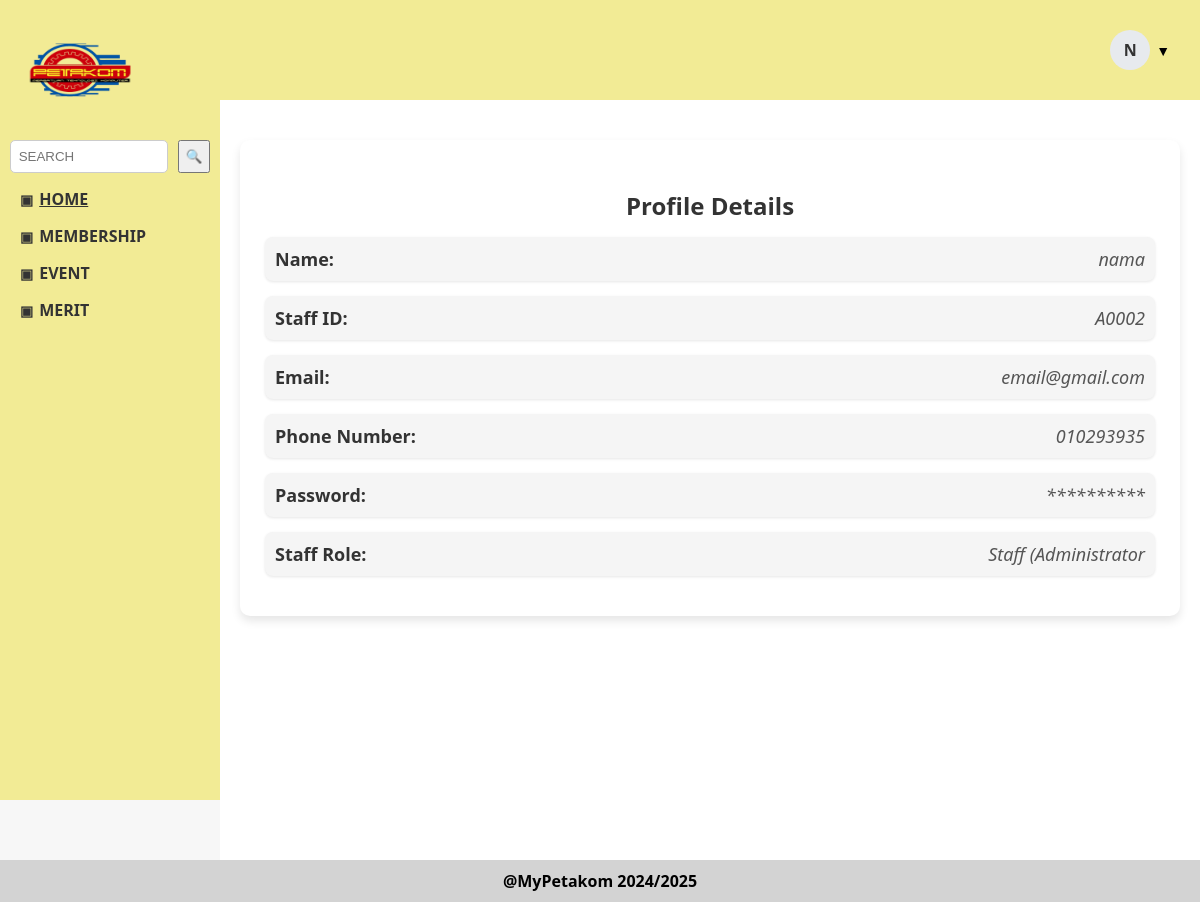
/administrator_profile.php (signed in), run on the app's committed database.
### tables this page shows
CREATE TABLE `user` (
  `user_id` varchar(10) NOT NULL,
  `user_password` varchar(50) NOT NULL,
  `user_name` varchar(100) NOT NULL,
  `user_email` varchar(100) NOT NULL,
  `user_phone` varchar(12) NOT NULL,
  `user_role` varchar(30) NOT NULL
);

CREATE TABLE `staff` (
  `staff_id` varchar(10) NOT NULL,
  `staff_role` varchar(50) NOT NULL
);

### staff_action.php (called while the page is built, shortened)
<?php
$conn = new mysqli("localhost", "root", "", "mypetakom");
$user_id = $_SESSION['user_id'];
$user_sql = "SELECT * FROM user WHERE user_id = ?";
$user_stmt = $conn->prepare($user_sql);
$user_stmt->bind_param("s", $user_id);
$user_stmt->execute();
$user_result = $user_stmt->get_result();
$user = $user_result->fetch_assoc();
$staff_sql = "SELECT staff_role FROM staff WHERE staff_id = ?";
$staff_stmt = $conn->prepare($staff_sql);
$staff_stmt->bind_param("s", $user_id);
$staff_stmt->execute();
$staff_result = $staff_stmt->get_result();
if ($staff_result->num_rows === 1) {
    $row = $staff_result->fetch_assoc();
    $staff_role = $row['staff_role'];
}
?>

### administrator_profile.php (the view, shortened to what this page needs)
<?php include("staff_action.php"); ?>
<!DOCTYPE html>
<html>
<head>
  <link rel="stylesheet" href="STYLE1/admin_dashboard.css" />
</head>
<body>
  <div class="sidebar">
    <img src="IMAGES/LogoPetakom.png" alt="PETAKOM Logo" />
    <div class="search-box">
      <input type="text" placeholder="SEARCH" />
      <button>🔍</button>
    </div>
    <div class="menu">
      <a class="menu-title" href="admin_graph.php">HOME</a>
      <div class="menu-title" onclick="toggleMenu('event')">MEMBERSHIP</div>
      <div class="menu-title" onclick="toggleMenu('attendance')">EVENT</div>
	  <div class="menu-title" onclick="toggleMenu('event')">MERIT</div>
    </div>
  </div>
<div class="topbar">
  <div class="dropdown">
    <div class="profile-wrapper">
      <div class="profile-circle"><?php echo strtoupper($user['user_name'][0]); ?></div>
      <span class="dropdown-icon">▼</span>
    </div>
  </div>
</div>
<div class="content">
  <div class="profile-data">
    <h3>Profile Details</h3>
    <div class="field">
      <label for="name">Name:</label>
      <span><?php echo htmlspecialchars($user['user_name']); ?></span>
    </div>
    <div class="field">
      <label for="staff_id">Staff ID:</label>
      <span><?php echo htmlspecialchars($user['user_id']); ?></span>
    </div>
    <div class="field">
      <label for="email">Email:</label>
      <span><?php echo htmlspecialchars($user['user_email']); ?></span>
    </div>
    <div class="field">
      <label for="phone">Phone Number:</label>
      <span><?php echo htmlspecialchars($user['user_phone']); ?></span>
    </div>
    <div class="field">
      <label for="password">Password:</label>
      <span>**********</span>
    </div>
    <div class="field">
      <label for="role">Staff Role:</label>
      <span><?php echo htmlspecialchars($staff_role); ?></span>
    </div>
  </div>
</div>
<div class="footer">
  @MyPetakom 2024/2025
</div>
</body>
</html>

### STYLE1/admin_dashboard.css (style rules this page uses)
body { margin: 0; font-family: 'Segoe UI', sans-serif; background-color: #f7f7f7; }
.sidebar { width: 220px; background-color: #F2EB95; height: 100vh; position: fixed; padding: 20px; box-sizing: border-box; overflow-y: auto; }
.sidebar img { width: 120px; height: 100px; display: block; margin-bottom: 20px; }
.search-box { display: flex; justify-content: center; margin-bottom: 15px; }
.search-box input { padding: 8px; border-radius: 5px; border: 1px solid #ccc; width: 140px; margin-right: 10px; }
.menu-title { cursor: pointer; font-weight: bold; margin: 15px 0; display: flex; align-items: center; font-size: 16px; color: #333; }
.menu-title::before { content: "▣"; margin-right: 6px; font-size: 14px; }
.topbar { background-color: #F2EB95; height: 100px; margin-left: 220px; display: flex; justify-content: flex-end; align-items: center; padding-right: 30px; position: sticky; top: 0; z-index: 1; }
.profile-wrapper { display: flex; align-items: center; cursor: pointer; }
.profile-circle { width: 40px; height: 40px; border-radius: 50%; background-color: #e7eaee; color: #333; display: flex; align-items: center; justify-content: center; font-weight: bold; font-size: 16px; margin-right: 6px; }
.dropdown-icon { font-size: 14px; color: black; }
.dropdown { position: relative; display: inline-block; }
.content { margin-left: 220px; padding: 20px; background-color: #ffffff; min-height: 90vh; }
.profile-data { background-color: #ffffff; padding: 25px; border-radius: 10px; box-shadow: 0 5px 10px rgba(0, 0, 0, 0.1); max-width: 900px; margin: 20px auto; }
.profile-data h3 { color: #333; margin-bottom: 15px; font-size: 24px; text-align: center; }
.profile-data .field { font-size: 18px; margin-bottom: 15px; display: flex; justify-content: space-between; align-items: center; background-color: #f5f5f5; padding: 10px; border-radius: 8px; box-shadow: 0 1px 3px rgba(0, 0, 0, 0.1); }
.profile-data .field label { font-weight: bold; color: #333; width: 200px; }
.profile-data .field span { color: #555; font-style: italic; }
.footer { background-color: #d3d3d3; text-align: center; padding: 10px; font-weight: bold; }

### data on the page
user: user_name "N", user_name "nama", user_id "A0002", user_email "email@gmail.com", user_phone "010293935"
staff: staff_role "Staff (Administrator"
